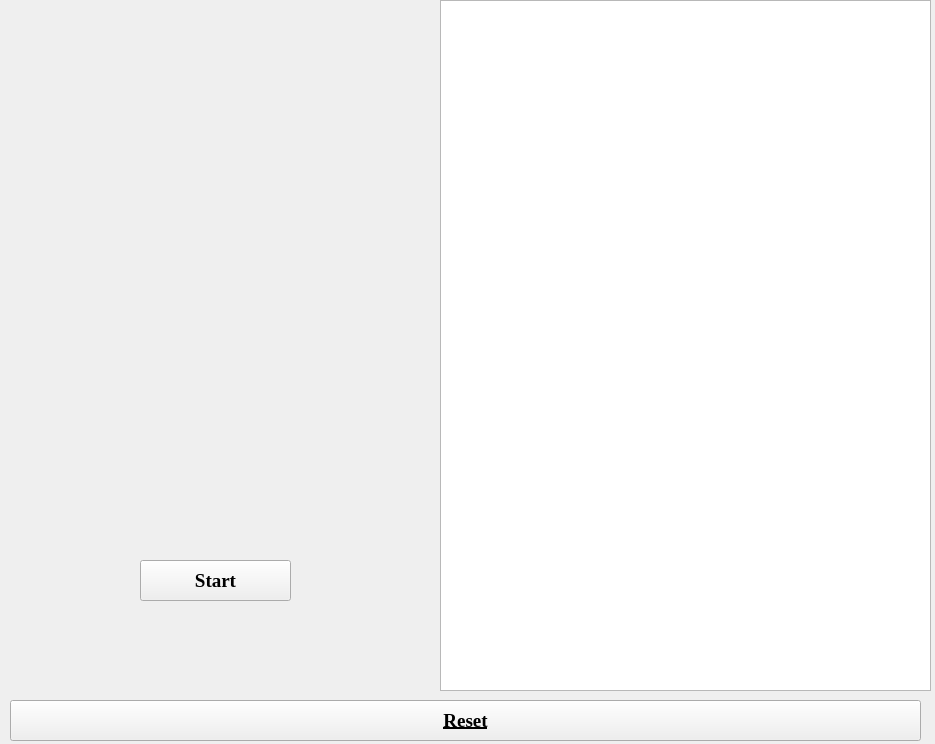
<?xml version="1.0" encoding="UTF-8"?>
<ui version="4.0">
 <class>siri</class>
 <widget class="QWidget" name="siri">
  <property name="windowModality">
   <enum>Qt::WindowModal</enum>
  </property>
  <property name="geometry">
   <rect>
    <x>0</x>
    <y>0</y>
    <width>935</width>
    <height>744</height>
   </rect>
  </property>
  <property name="font">
   <font>
    <family>Times New Roman</family>
    <pointsize>14</pointsize>
    <weight>75</weight>
    <bold>true</bold>
   </font>
  </property>
  <property name="windowTitle">
   <string>Trợ lý ảo Siri</string>
  </property>
  <property name="windowOpacity">
   <double>1.000000000000000</double>
  </property>
  <widget class="QPushButton" name="btn_reset">
   <property name="geometry">
    <rect>
     <x>10</x>
     <y>700</y>
     <width>911</width>
     <height>41</height>
    </rect>
   </property>
   <property name="font">
    <font>
     <family>Times New Roman</family>
     <pointsize>14</pointsize>
     <weight>75</weight>
     <bold>true</bold>
     <underline>true</underline>
    </font>
   </property>
   <property name="layoutDirection">
    <enum>Qt::LeftToRight</enum>
   </property>
   <property name="text">
    <string>Reset</string>
   </property>
   <property name="checkable">
    <bool>false</bool>
   </property>
  </widget>
  <widget class="QLabel" name="img">
   <property name="geometry">
    <rect>
     <x>0</x>
     <y>0</y>
     <width>431</width>
     <height>691</height>
    </rect>
   </property>
   <property name="text">
    <string/>
   </property>
   <property name="textFormat">
    <enum>Qt::AutoText</enum>
   </property>
   <property name="pixmap">
    <pixmap>anh/top-tro-ly-ao.jpg</pixmap>
   </property>
   <property name="scaledContents">
    <bool>true</bool>
   </property>
  </widget>
  <widget class="QLabel" name="label_2">
   <property name="geometry">
    <rect>
     <x>444</x>
     <y>5</y>
     <width>491</width>
     <height>691</height>
    </rect>
   </property>
   <property name="text">
    <string>TextLabel</string>
   </property>
  </widget>
  <widget class="QTextEdit" name="textEdit">
   <property name="geometry">
    <rect>
     <x>440</x>
     <y>0</y>
     <width>491</width>
     <height>691</height>
    </rect>
   </property>
   <property name="font">
    <font>
     <pointsize>13</pointsize>
     <weight>50</weight>
     <bold>false</bold>
    </font>
   </property>
  </widget>
  <widget class="QPushButton" name="stack">
   <property name="geometry">
    <rect>
     <x>140</x>
     <y>560</y>
     <width>151</width>
     <height>41</height>
    </rect>
   </property>
   <property name="text">
    <string>Start</string>
   </property>
  </widget>
 </widget>
 <resources/>
 <connections/>
</ui>
